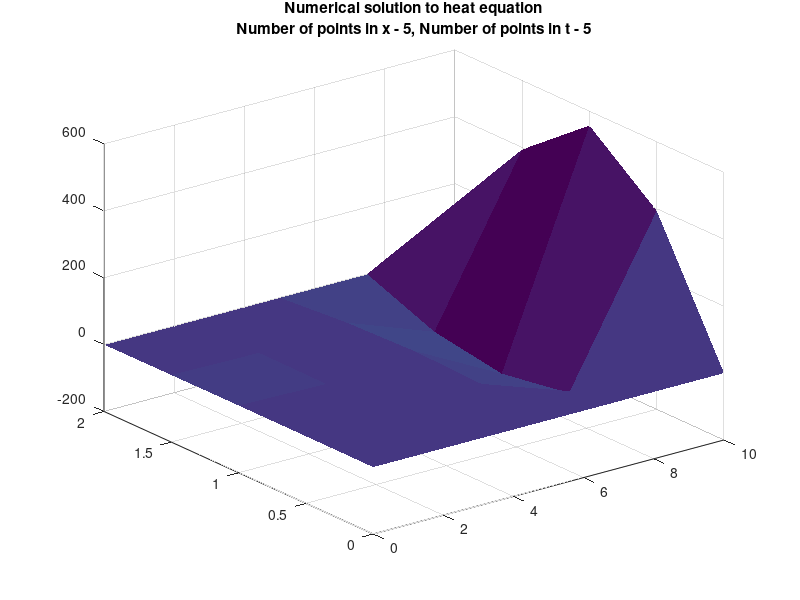

MATLAB code to generate this figure: (Note: this script raises an error after producing the figure.)
%% 
% 
% 
% Anton Cifirov
% 
% A0278446N
%% 1. Essay on self learning
% Creately.com defines self-learning as "an approach to learning where the individual 
% makes the effort to identify their own learning needs, set learning goals, find 
% the necessary resources, and evaluate their own knowledge." We live in a world 
% where its never been easier to find information online. Thousands of free online 
% learning resources, eBooks, YouTube tutorials on topics ranging from "How to 
% knit a sock" to complete University courses from MIT, Harvard, Oxford etc. But 
% should you incorporate self-directed learning in your life?
% 
% To understand the matter of self-learning more deeply lets look at historical 
% context. Before 20th century, the major part of population did not have any 
% opportunities to receive advanced academic education. As a matter of fact many 
% of the famous and important inventors of that time had only attended primary 
% school and all additional information they have learned by themselves. Famous 
% example: James Watt, known for inventing different types of steam engine (also 
% for being named after the units of power),  is described as being "largely self-educated" 
% in Robinson, Eric; McKie, Doublas. _Partners in Science: Letters of James Watt 
% and Joseph Black_. This proves the power behind self-learning, this proves that 
% one does not have to attend university to achieve great things. 
% 
% According to statista.com the percentage of population in the United States 
% who have completed high school or more academic institutions have risen from 
% around 40% in year 1960 to more than 90% in year 2022. This may suggest that 
% self-learning is not as important as it used to be, but I do not agree with 
% that. Self-directed learning is a tool for extending your knowledge without 
% the need to pay tuition fees or make a huge commitment to bachelors program 
% in university. Many of the occupations today do not require you to earn a degree. 
% One particular area that comes to mind is Software development - a booming technological 
% industry of the 21st century is one of the most flexible in terms of hiring 
% people and working conditions. Job applicants are often evaluated only by their 
% skills, knowledge, and university degree is a plus, but not a necessity. Here 
% are some of the most famous self-taught programmers: Mark Zuckerberg (co-founder 
% and CEO of Meta(formerly Facebook), Bill Gates (co-founder of Microsoft), Linus 
% Torvalds (creator of the Linux operating system). That is why self-learning 
% is still relevant today.
% 
% For me, self-learning is flexibility and freedom. In the hands of a person 
% who is aware of his own peculiarities of studying, it is a very powerful tool 
% to make studying more effective. In my own experience, there have been a few 
% times where I would learn more material and study more efficiently by not attending 
% the lecture in a university and going through the topic by myself, as there 
% are many different sources that provide different examples, explanations, some 
% are simpler some are more in depth. The flexibility that self-learning gives 
% you in terms of the pace of studying is another big factor in favor of self-learning. 
% We are all different and I believe that tuning the speed of the flow of information 
% in your brains to your liking and abilities, in some cases, can be better than 
% trying to adapt to the pace and difficulty of the live lectures.
% 
% In conclusion, self-learning is a way to extend and deepen your knowledge 
% in addition to formal education, it is a way to learn new skills that can help 
% you in your career or that are just for you to enjoy, either way 2023 is the 
% best time to make use of all the tools and technologies of modern era and upgrade 
% yourself.
%% 2. Essay on PDE
% Mathematics is a science of thought and logic. It can be used to describe 
% almost anything in the real world and the abstract world of thoughts. If you 
% ever went trough a Physics textbook and wondered - "how did someone came up 
% with these complicated formulas?". It is very likely that the magic behind those 
% equations involved solving a differential equation. 
% 
% Differential equations are equations that contain derivatives of a unknown 
% function that we are trying to find. They are often used to describe systems 
% where it is easier to say something about the rate of change of a variable at 
% a time t then to say something about the value of the variable at a time t.  
% These equations are notorious for being extremely difficult to solve. The equations 
% that contain derivatives with respect  to only one variable are called Ordinary 
% Differential  Equations (or ODE for short). And equations that contain partial 
% derivatives of unknown function with respect to 2 or more independent variable 
% are called Partial Differential Equations (PDE for short). The solution for 
% such problems are not concrete values, but a set of functions. A differential 
% equation with initial conditions y(x0) = y0, y'(x0)= y1,…,y(n)(x0)= yn (number 
% of initial conditions depends on the order of  ODE), is called an Initial Value 
% Problem. The simplest example of such equation would be equation of motion: 
% Given that acceleration is some constant a, what is the function of x coordinate 
% of time x(t). We now that acceleration is the rate of change of speed, and speed 
% is the rate of change of position. So  we can write down our equation as follows: 
% d2x/dt2 = a. This is a first order separable ODE, after separating the variables 
% and integrating for dt twice we get x(t) = at2/2 + c1t + c2 where c1 are constants 
% defined by the two initial conditions at time t = 0 x(0) = x0 and x'(0) = v0  
% from here c1= v0, c2 = x0. So now we have x(t) = at2/2 + v0t + x0. This and 
% many more equations in physics (and not only physics) are derived in similar 
% way. Here are few examples: Radioactive  decay, pendulum model, harmonic oscillations 
% etc. But what about PDE? The underlying principle is the same, we want to make 
% some mathematical statement about derivatives and then solve the equation to 
% find the unknown set of functions of more than 1 variable. In the case of ODE 
% initial conditions were constants but in this case initial conditions are functions 
% of 1  or more independent variables. Let us pick a simple enough example to 
% get acquainted with this idea. Heat equation
% 
% ∂u/∂t = k*Laplacian(u); xi1<xi<xi2; t1<t<t2; where Laplacian(u) = ∂2u/∂x12+ 
% ∂2u/∂x22 + … + ∂2u/∂xn2 and xi1,xi2,t1,t2,k,are some real valued constants for 
% all 0 <= i <= n. The heat equation describes the relationship between the rate 
% of the rate of change in temperature with respect to x (position), and the rate 
% of change of temperature with respect to t (time). Lets reduce the dimensions 
% of  x to 1 for simplicity. We have ∂u/∂t = k*∂2u/∂x2, x1<x<x2*; t1<t<t2. So 
% the function u(x,t) that we are trying to find describes the temperature at 
% any point in our 1 dimensional object (we can imagine it being a stick or a  
% wire) and at any time, given that we know temperature at each point x at t=0. 
% Although solving this equation analytically also involves separating the variables, 
% complete solution is quite difficult, so I will not attempt to demonstrate it. 
% Here are some other famous examples of PDE's: wave equation; Laplace equation 
% - describes the distribution of a scalar field in a region of space(generated 
% by chat GPT) and is applied to electrostatics, fluid dynamics, heat conduction, 
% electromagnetics fields; Maxwell equations - they describe the relationship 
% between magnetic and electric fields.
% 
% In conclusion, Partial Differential Equations are a very important part of 
% mathematics that is widely used in Engineering sciences, Physics, Biology, Chemistry, 
% even in Machine Learning algorithms. Our world is definitely a better place 
% with PDE's!
%% 3. Finite-difference method for PDE

% Consider the following PDE:
%% 
% $$\begin{array}{l}\frac{\partial u}{\partial t}-\frac{\partial^2 u}{\partial 
% x^2 }=0,0<x<2,0<t<10;\\u\left(0,t\right)=u\left(2,t\right)=0;0<t;\\u\left(x,0\right)=\sin 
% \left(\pi x/2\right),0\le x\le 2\ldotp \end{array}$$
% 
% This link will take you to the Google drive pdf file with my pen and paper 
% solution: <https://drive.google.com/file/d/1pD5CetC3Io2Tm6jU947mWoCylLWHEnDK/view?usp=share_link 
% Solution_by_hand_pdf>
% 
% As we can see from the solution table the finite difference method with this 
% number of points is highly unstable.

%Input data into matlab
x = [0, 0.5, 1, 1.5, 2];
t = [0, 2.5, 5, 7.5, 10];
u = [
    0          0       0       0         0    ;
    sqrt(2)/2  -3.435  16.68  -81.06    393.8;
    1          -4.858  23.60  -114.6     557.0;
    sqrt(2)/2  -3.435  16.68  -81.06    393.8;
    0           0      0       0         0    ;
    ];

%% 
% 
% 
% 
%% 4. Verification of solution of PDE
% 
% 
% Exact solution to the PDE from section 3 is as follows:
% 
% $$u\left(x,t\right)=e^{-\left(\pi^2 /4\right)t} \sin \left(\pi x/2\right)$$

%Plotting the numerical solution by hand
surf(t,x,u, 'EdgeColor', 'none')
title_string = sprintf("Numerical solution to heat equation\nNumber of points in x - %d, Number of points in t - %d", 5, 5);
title(title_string)

%Exact solution
exact_solution_function = @(x,t) exp(-1*(pi^2/4)*t)*sin(pi*x/2);
[exact_sol,x,t] = exact_solution(exact_solution_function,0,2,0,10,5,5);

%Plotting
surf(t,x,exact_sol, 'EdgeColor', 'none')
title_string = sprintf("Exact solution to heat equation\nNumber of points in x - %d, Number of points in t - %d", 5, 5);
title(title_string)

%Absolute error
error_matrix = abs(u - exact_sol);

%Plotting
surf(t,x,error_matrix, 'EdgeColor', 'none')
title_string = sprintf("Vizualization of error of the numerical solution\nNumber of points in x - %d, Number of points in t - %d", 5, 5);
title(title_string);

%As we can see the error is quite dramatic, we will try to fix this issue
%in the next segment

%% 5. Numerical solution of PDE

format long;
%du/dt=const*d^2u/dx^2
%u(0,t) = u(2,t) = 0, t>0
%u(x,0) = sin(pi*x/2), 0<=x<=2
% 0<x<2 & 0<t<10

%Step 1) Discretize

%(t_0,...,t_N), where 
t_1 = 0;
t_N = 10;
%and
%(x_0,...,x_J), where 
x_1 = 0;
x_J = 2;

%Set boundary values
left_boundary = 0;
right_boundary = 0;


%Create initial condition funciton
f = @(x) sin(pi*x/2);
%These are different initial conditioins to experiment with
f1 = @(x) cos(pi*x/2);
f2 = @(x) -(x-1).^2+1;

initial_condition = f;
const = 1;

% Set number of points for x - J
J1 = 8;


%Call solve_pde_2 and store the solution in solution1_matrix
%solve_pde_2 sets s = 0.5 and calculates N1 such that s <= 0
[numerical_solution_matrix1,x1,t1] = solve_pde_2(left_boundary, right_boundary,x_1,x_J,t_1,t_N,initial_condition,const,J1);
N1 = length(t1);

%Plotting
surf(t1,x1,numerical_solution_matrix1, 'EdgeColor', 'none')
title_string = sprintf("Numerical solution to the boundary value problem,\nnumber of points in x - %d, number of points in t - %d", J1, N1);
title(title_string);

%Exact solution
exact_solution_function = @(x,t) exp(-1*(pi^2/4)*t)*sin(pi*x/2);
[exact_solution_matrix1,x1,t1] = exact_solution(exact_solution_function,x_1,x_J,t_1,t_N,J1,N1);

%Plotting
surf(t1,x1,exact_solution_matrix1, 'EdgeColor', 'none')
title_string = sprintf("Exact solution to the boundary value problem,\nnumber of points in x - %d, number of points in t - %d", J1, N1);
title(title_string);

%Error
%Calculate error for each numerical_solution_matrix1(j,n) and exact_solution_matrix(j,n) element
error_matrix1 = abs(numerical_solution_matrix1 - exact_solution_matrix1);

%Plotting
surf(t1,x1,error_matrix1, 'EdgeColor', 'none')
title_string = sprintf("Absolute rror of the numerical solution\nNumber of points in x - %d, Number of points in t - %d", J1, N1);
title(title_string);
%% 6. Plotting exact and numerical solutions when x-step is J = 1000 and t-step N = 10

% Note - in the assignment 
%   N is used for points in x
%   T is used for points in t
% In this code
%   J is used for points in x
%   N is used for points in t
J2 = 1000;
N2 = 10;
[numerical_solution_matrix2,x2,t2] = solve_pde_1(left_boundary, right_boundary,x_1,x_J,t_1,t_N,initial_condition,const,J2,N2);

%Plotting
surf(t2,x2,numerical_solution_matrix2, 'EdgeColor', 'none')
title_string = sprintf("Numerical solution to the boundary value problem\nNumber of points in x - %d, Number of points in t - %d", J2, N2);
title(title_string);


%Exact solution
[exact_solution_matrix2,x2,t2] = exact_solution(exact_solution_function,x_1,x_J,t_1,t_N,J2,N2);

%Absolute error
error_matrix2 = abs(numerical_solution_matrix2 - exact_solution_matrix2);

%Plotting
surf(t2,x2,error_matrix2, 'EdgeColor', 'none')
title_string = sprintf("Absolute error of the numerical solution\nNumber of points in x - %d, Number of points in t - %d", J2, N2);
title(title_string);

delx = (x_J-x_1)/(J2-1);
delt = (t_N-t_1)/(N2-1);

%Numerical solution is highly unstable

% r  = 277222.500000 > 1/2 -> algorithm is highly unstable
% To reduce instability and error we can either make J smaller, and N
% larger so that r would be smaller than 1/2, or we could modify our
% function that solves PDE to use implicit time steps instead of explicit.

% In explicit time steps the future values of the solution are computed
% explicitly in terms of previous time steps.

% In implicit time steps the future values of the solution are computed
% using a system of equations,and they often require solving a linear or
% nonlinear system of equations at each time step in other words, the "now"
% value of solution depends both on "past" and "fututre".

%Solve using implicit time steps
[implicit_time_solution, t2, x2] = solve_pde_implt(left_boundary, right_boundary,x_1,x_J,t_1,t_N,initial_condition,const,J2,N2);

%Plotting
surf(x2,t2,implicit_time_solution, 'EdgeColor', 'none')
title_string = sprintf("Numerical solution to the boundary value problem using implicit finite difference method\nNumber of points in x - %d, Number of points in t - %d", J2, N2);
title(title_string);
%Absolute error
error_matrix3 = abs(implicit_time_solution - exact_solution_matrix2);

%Plotting the error of implicit finite difference method solution
surf(x2,t2,error_matrix3, 'EdgeColor', 'none')
title_string = sprintf("Absolute error of the numerical solution\nNumber of points in x - %d, Number of points in t - %d", J2, N2);
title(title_string);
% As we can see the solution is much more stable although it is still
% inacurate, from physics and common sence we understand that it is
% impossible for the temperture to be negative at any x and any t, yet
% this solution gives us such result. 
% To get more accurate results, lets try increasing N

N2 = 20;

[implicit_time_solution, t2, x2] = solve_pde_implt(left_boundary, right_boundary,x_1,x_J,t_1,t_N,initial_condition,const,J2,N2);



%Plotting
surf(x2,t2,implicit_time_solution, 'EdgeColor', 'none')
title_string = sprintf("Numerical sol. to the boundary value problem \n(implicit finite difference method)\nNumber of points in x - %d, Number of points in t - %d", J2, N2);
title(title_string);
%Increasing J to J = 20 seems to fix this problem.

%% 
%% 7. Function definitions

function [numerical_solution_matrix,x,t] = solve_pde_1(left_boundary, right_boundary,x_1,x_J,t_1,t_N,initial_condition,const,J,N)
    %This function numericly solves Boundary value problem for PDE given all required parameters and J, N
    
    %Calculate the length of time step and space step
    delx = (x_J-x_1)/(J-1);
    delt = (t_N-t_1)/(N-1);

    s = const*delt/((delx)^2);
    fprintf("\ns value is %f\n", s)
    fprintf("Number of points in time = %d\nNumber of points in x = %d\n",N,J)

    %Create vectors for x and t
    x = x_1:delx:x_J; %vector of discretized x values
    t = t_1:delt:t_N; %vector of discretized t values
    
    %Derived by hand recurent formula
    %u(x,t + delt) = r( u(x+delx,t) + u(x-delx,t) ) + u(x,t)(1-2r);
    %where s = delt/((delx)^2)
    %Change notation
    %u(xj,tn+1) = s( u(xj+1,tn) + u(xj-1,tn) ) + u(xj,tn)(1-2s)
    %u_j,n = u(xj,tn)
    %Then
    %u_j,n+1 = s( u_j+1,n + u_j-1,n ) + u_j,n(1-2s)
    
    
    %Declaring a matrix
    numerical_solution_matrix = zeros(J,N);
    
    %Using initial condition u(x,0) = f(x) calculate u_j,0 for all j
    numerical_solution_matrix(:,1) = initial_condition(x);
    
    %Using boundary values
    numerical_solution_matrix(1,:) = left_boundary;
    numerical_solution_matrix(J,:) = right_boundary;   

    %Using recurance relation calculate the rest of data points
    for n = 2:(N)
        for j = 2:(J-1)
            numerical_solution_matrix(j,n)  = s*( numerical_solution_matrix(j+1,n-1) + numerical_solution_matrix(j-1,n-1) ) + numerical_solution_matrix(j,n-1)*(1-2*s);
        end
    end
end
    

function [numerical_solution_matrix,x,t] = solve_pde_2(left_boundary, right_boundary,x_1,x_J,t_1,t_N,initial_condition,const,J)
    %This function solves Boundary value problem given all the required
    %parameters and J. N is calculted inside the function using 
    %Courant–Friedrichs–Lewy condition
    %s = const*delt/((delx)^2) < 1/2 otherwise numerical solution will be
    %highly unstable - so in this variant of finite difference method
    %we take N to be as little as possible, but such that s < 1/2
    %Because of that we use the number of steps in x - N and s,
    %and using those calculate number of steps in time - J
    %assign 0.5 to s because when s>0.5 finite difference method can become unstable
    %lower s result in more points in t,
    %higher s results in less points in t.
    s = 0.5; 
    
    %calculate delx and N from r value
    delx = (x_J-x_1)/(J-1);
    N = ceil((t_N - t_1)/(s*(delx^2))/const + 1);
    %Calling a function that solves the given Boundary value problem
    [numerical_solution_matrix,x,t] = solve_pde_1(left_boundary, right_boundary,x_1,x_J,t_1,t_N,initial_condition,const,J,N);

end



%This function was partly generated by ChatGPT
function [numerical_solution_matrix,x,t] = solve_pde_implt(left_boundary, right_boundary,x_1,x_J,t_1,t_N,initial_condition,const,J,N)
    %This function numericly solves Boundary value problem for heat equation given all required parameters and J, N

    % Parameters
    const = 1;   % Thermal diffusivity
    dx = (x_J-x_1) / (J+1);
    dt = (t_N-t_1) / (N+1);
    
    % Initialize the spatial grid
    x = linspace(x_1, x_J, J);
    t = linspace(t_1, t_N, N);
    
    % Initialize the solution grid
    numerical_solution_matrix = zeros(J, N);
    
    % Set initial condition
    numerical_solution_matrix(:, 1) = initial_condition(x);
  
     %Using boundary values
    numerical_solution_matrix(1,:) = left_boundary;
    numerical_solution_matrix(J,:) = right_boundary;
    
    % Create tridiagonal matrices A and B
    s = const * dt / (2 * dx^2);
    A = diag(1 + 2 * s * ones(1, J - 2)) - diag(s * ones(1, J - 3), 1) - diag(s * ones(1, J - 3), -1);
    B = diag(1 - 2 * s * ones(1, J -2)) + diag(s * ones(1, J - 3), 1) + diag(s * ones(1, J - 3), -1);
    
    % Time-stepping loop
    for n = 1:(N-1)
        % Compute the right-hand side using B matrix and the previous time step
        rhs = B * numerical_solution_matrix(2:(J-1), n);
        
        % Enforce boundary conditions
        rhs(1) = rhs(1) + s * numerical_solution_matrix(1, n + 1);
        rhs(end) = rhs(end) + s * numerical_solution_matrix(J, n + 1);
        
        % Solve the linear system using the A matrix and the right-hand side
        numerical_solution_matrix(2:(J-1), n + 1) = A \ rhs;
    end
end
    
function [exact_solution_matrix,x,t] = exact_solution(exact_solution_function, x_1,x_J,t_1,t_N,J,N)
    delx = (x_J-x_1)/(J-1);
    delt = (t_N-t_1)/(N-1);
    x = x_1:delx:x_J; %vector of discretized x values
    t = t_1:delt:t_N; %vector of discretized t values
    exact_solution_matrix = zeros(J,N);
    for n = 1:(N)
        for j = 1:J
            exact_solution_matrix(j,n) = exact_solution_function(x(j),t(n));
        end
    end
end